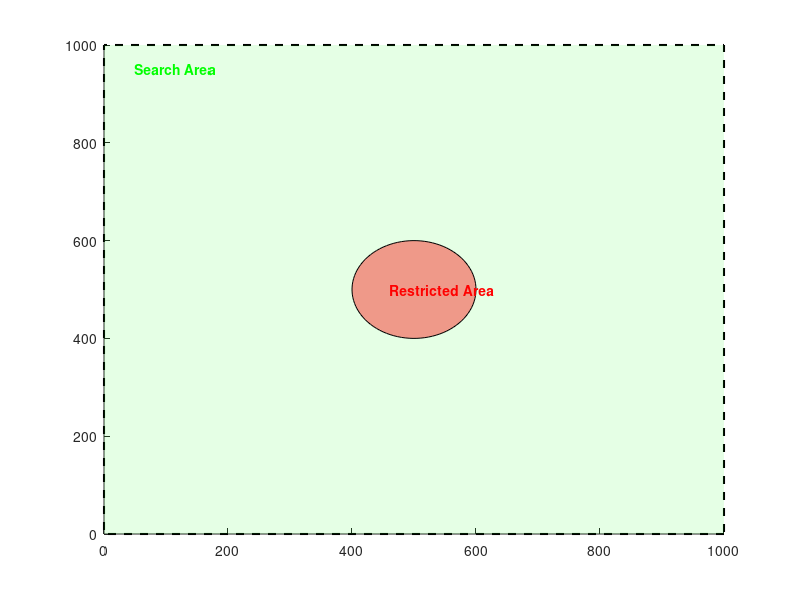

Here is the MATLAB script that generated this plot: (Note: this script raises an error after producing the figure.)
% Define parameters for visualization and fitness calculation
params.TotalArea = 1000 * 1000; % 1 km^2
params.MaxTime = 1000;          % Maximum time in seconds
params.w1 = 1.0;                % Weight for explored area
params.w2 = 0.5;                % Weight for time taken
params.v_min = 5;               % Minimum speed (m/s)
params.v_max = 20;              % Maximum speed (m/s)
params.communicationRadius = 500; % Communication radius (meters)
params.coverageRadius = 100;    % Coverage radius per UAV (meters)
params.penaltyFactor = 1000;    % Penalty factor for violations
params.TimeScalingFactor = 100; % Scaling factor to convert speed to time
params.gridResolution = 10;     % Grid resolution in meters
params.AreaDimensions = [1000, 1000]; % Dimensions of the total area (meters)
params.safeDistance = 50;       % Minimum safe distance between drones to avoid collisions (meters)

% Define restricted areas as a function handle
params.restrictedArea = @(pos) (norm(pos - [500, 500]) <= 100);

% Initialize UAV positions and speeds
N = 5; % Number of UAVs
positions = [100, 100;
             200, 200;
             300, 300;
             400, 400;
             600, 600]; % [N x 2] positions in meters
         
% Initialize random directions and speeds
speeds = [10; 15; 20; 5; 18]; % [N x 1] speeds in m/s
directions = rand(N, 2) - 0.5; % Random initial directions
directions = directions ./ vecnorm(directions, 2, 2); % Normalize directions

% Initialize targets (3 static targets)
targets = [800, 800;
           150, 850;
           650, 300]; % [3 x 2] target positions in meters
exploredTargets = false(3, 1); % Boolean array to track if a target is explored

% Time parameters for simulation
dt = 1;           % Time step (seconds)
totalSteps = 10000; % Max number of steps (fail-safe termination)

% Initialize coverage grid for explored area calculation
gridX = 0:params.gridResolution:params.AreaDimensions(1);
gridY = 0:params.gridResolution:params.AreaDimensions(2);
[gridX, gridY] = meshgrid(gridX, gridY);
exploredGrid = false(size(gridX)); % Grid to track explored area

% Set up figure for animation
figure;
hold on;

% Plot search area
rectangle('Position', [0, 0, params.AreaDimensions(1), params.AreaDimensions(2)], ...
    'EdgeColor', 'k', 'LineWidth', 1.5, 'LineStyle', '--');
fill([0, 0, params.AreaDimensions(1), params.AreaDimensions(1)], ...
     [0, params.AreaDimensions(2), params.AreaDimensions(2), 0], ...
     'g', 'FaceAlpha', 0.1, 'EdgeColor', 'none');
text(50, 950, 'Search Area', 'Color', 'g', 'FontWeight', 'bold');

% Plot restricted area
theta = linspace(0, 2*pi, 100);
x_restricted = 500 + 100 * cos(theta);
y_restricted = 500 + 100 * sin(theta);
fill(x_restricted, y_restricted, 'r', 'FaceAlpha', 0.4, 'EdgeColor', 'k');
text(460, 500, 'Restricted Area', 'Color', 'r', 'FontWeight', 'bold');

% Plot targets (create individual target markers)
targetMarkers = gobjects(3, 1); % Pre-allocate array for target markers
for t = 1:3
    targetMarkers(t) = plot(targets(t,1), targets(t,2), 'rx', 'MarkerSize', 10, 'LineWidth', 2);
    text(targets(t,1) + 10, targets(t,2), sprintf('Target %d', t), 'Color', 'r', 'FontWeight', 'bold');
end

% Initialize handles for UAVs and coverage
uavMarkers = gobjects(N, 1);
uavCircles = gobjects(N, 1);
uavComms = gobjects(N, N);

% Set plot limits
xlim([0, params.AreaDimensions(1)]);
ylim([0, params.AreaDimensions(2)]);
xlabel('X Position (m)');
ylabel('Y Position (m)');
title('UAV Search Area, Coverage, Targets, and Movement');

% Initialize UAV markers and coverage circles
for i = 1:N
    uavMarkers(i) = plot(positions(i,1), positions(i,2), 'bo', 'MarkerSize', 10, 'MarkerFaceColor', 'b');
    uavCircles(i) = viscircles(positions(i,:), params.coverageRadius, 'LineStyle', '--', 'EdgeColor', [0.6 0.6 1], 'LineWidth', 1.5);
end

% Main animation loop
step = 0;
while ~all(exploredTargets) && step < totalSteps
    step = step + 1;
    
    % Update UAV positions based on speed and direction
    positions = positions + speeds .* directions * dt;
    
    % Check boundary conditions (bounce back if hitting boundary)
    for i = 1:N
        % Boundary constraint
        if positions(i, 1) <= 0 || positions(i, 1) >= params.AreaDimensions(1)
            directions(i, 1) = -directions(i, 1); % Reverse x-direction
        end
        if positions(i, 2) <= 0 || positions(i, 2) >= params.AreaDimensions(2)
            directions(i, 2) = -directions(i, 2); % Reverse y-direction
        end
        
        % Restricted area avoidance
        if params.restrictedArea(positions(i,:))
            directions(i, :) = -directions(i, :); % Reverse direction if inside restricted area
        end
        
        % Flight speed constraint
        if speeds(i) < params.v_min
            speeds(i) = params.v_min;
        elseif speeds(i) > params.v_max
            speeds(i) = params.v_max;
        end
    end
    
    % Communication and Collision Avoidance Constraints
    for i = 1:N
        for j = i+1:N
            distance = norm(positions(i,:) - positions(j,:));
            
            % Adjust directions if they exceed communication range
            if distance >= params.communicationRadius
                direction_correction = positions(j,:) - positions(i,:);
                direction_correction = direction_correction / norm(direction_correction); % Normalize
                directions(i,:) = directions(i,:) + 0.1 * direction_correction;
                directions(j,:) = directions(j,:) - 0.1 * direction_correction;
                directions(i,:) = directions(i,:) / norm(directions(i,:)); % Normalize new direction
                directions(j,:) = directions(j,:) / norm(directions(j,:));
            end
            
            % Collision avoidance: if drones come too close, adjust directions
            if distance < params.safeDistance
                % Move them apart if they are too close
                avoidance_direction = positions(i,:) - positions(j,:);
                avoidance_direction = avoidance_direction / norm(avoidance_direction); % Normalize
                directions(i,:) = directions(i,:) + 0.3 * avoidance_direction;
                directions(j,:) = directions(j,:) - 0.3 * avoidance_direction;
                directions(i,:) = directions(i,:) / norm(directions(i,:)); % Normalize new direction
                directions(j,:) = directions(j,:) / norm(directions(j,:));
                
                % Immediately adjust positions to maintain safe distance
                overlap_correction = (params.safeDistance - distance) / 2;
                positions(i,:) = positions(i,:) + overlap_correction * avoidance_direction;
                positions(j,:) = positions(j,:) - overlap_correction * avoidance_direction;
            end
        end
    end
    
    % Check if any targets are explored by UAVs
    for i = 1:N
        for t = 1:3
            if ~exploredTargets(t) && norm(positions(i,:) - targets(t,:)) <= params.coverageRadius
                exploredTargets(t) = true; % Mark target as explored
                set(targetMarkers(t), 'Color', 'g'); % Change target marker color to green
                text(targets(t,1) + 10, targets(t,2), sprintf('Target %d Explored', t), 'Color', 'g', 'FontWeight', 'bold');
            end
        end
    end
    
    % Update UAV markers and coverage areas
    for i = 1:N
        % Update position
        set(uavMarkers(i), 'XData', positions(i,1), 'YData', positions(i,2));
        
        % Update coverage circle
        delete(uavCircles(i)); % Remove the old circle
        uavCircles(i) = viscircles(positions(i,:), params.coverageRadius, 'LineStyle', '--', 'EdgeColor', [0.6 0.6 1], 'LineWidth', 1.5);
    end
    
    % Mark explored areas in grid
    for i = 1:N
        distancesToGrid = sqrt((gridX - positions(i,1)).^2 + (gridY - positions(i,2)).^2);
        exploredGrid = exploredGrid | (distancesToGrid <= params.coverageRadius); % Mark grid points within coverage radius
    end
    
    % Calculate explored area and fitness value at each iteration
    exploredArea = sum(exploredGrid(:)) * (params.gridResolution^2); % Area in square meters
    fitnessValue = params.w1 * (exploredArea / params.TotalArea) - params.w2 * (step / params.MaxTime);
    
    % Display the fitness value at each iteration
    fprintf('Step: %d, Fitness Value: %.4f\n', step, fitnessValue);
    
    % Remove previous communication lines and redraw them
    delete(findall(gca, 'Type', 'Line', 'Color', 'm'));
    for i = 1:N
        for j = i+1:N
            distance = norm(positions(i,:) - positions(j,:));
            if distance < params.communicationRadius
                plot([positions(i,1), positions(j,1)], [positions(i,2), positions(j,2)], 'm-.', 'LineWidth', 1.5);
            end
        end
    end
    
    % Pause for animation effect
    pause(0.1);
end

% Finalize the plot
legend('Search Area', 'Restricted Area', 'Target', 'UAV Position', 'Communication Link', ...
       'Location', 'northeastoutside');
grid on;
hold off;

% Display total steps to find all targets
fprintf('All targets found in %d steps.\n', step);
